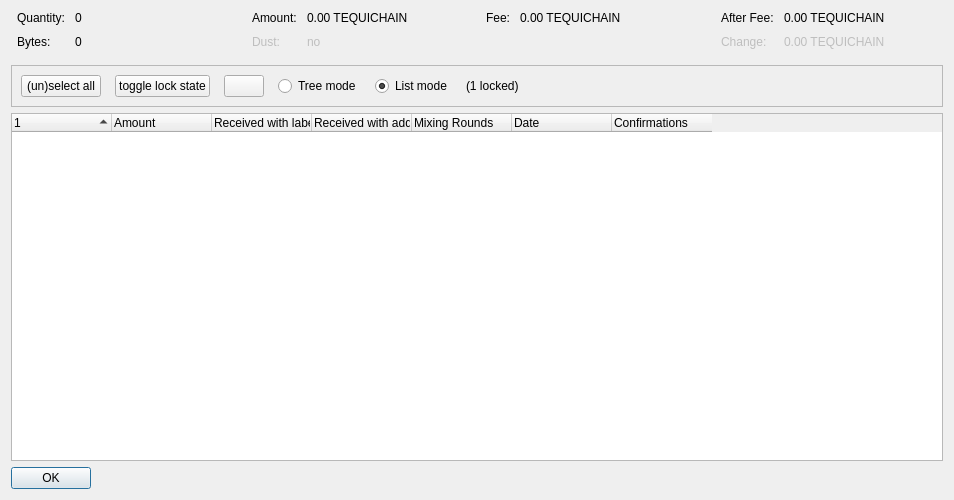
<?xml version="1.0" encoding="UTF-8"?>
<ui version="4.0">
 <class>CoinControlDialog</class>
 <widget class="QDialog" name="CoinControlDialog">
  <property name="geometry">
   <rect>
    <x>0</x>
    <y>0</y>
    <width>954</width>
    <height>500</height>
   </rect>
  </property>
  <property name="windowTitle">
   <string>Coin Selection</string>
  </property>
  <layout class="QVBoxLayout" name="verticalLayout">
   <item>
    <layout class="QHBoxLayout" name="horizontalLayoutTop" stretch="0,0,0,0">
     <property name="topMargin">
      <number>0</number>
     </property>
     <property name="bottomMargin">
      <number>10</number>
     </property>
     <item>
      <layout class="QFormLayout" name="formLayoutCoinControl1">
       <property name="horizontalSpacing">
        <number>10</number>
       </property>
       <property name="verticalSpacing">
        <number>10</number>
       </property>
       <property name="leftMargin">
        <number>6</number>
       </property>
       <property name="rightMargin">
        <number>6</number>
       </property>
       <item row="0" column="0">
        <widget class="QLabel" name="labelCoinControlQuantityText">
         <property name="text">
          <string>Quantity:</string>
         </property>
        </widget>
       </item>
       <item row="0" column="1">
        <widget class="QLabel" name="labelCoinControlQuantity">
         <property name="cursor">
          <cursorShape>IBeamCursor</cursorShape>
         </property>
         <property name="contextMenuPolicy">
          <enum>Qt::ActionsContextMenu</enum>
         </property>
         <property name="text">
          <string notr="true">0</string>
         </property>
         <property name="textInteractionFlags">
          <set>Qt::LinksAccessibleByMouse|Qt::TextSelectableByKeyboard|Qt::TextSelectableByMouse</set>
         </property>
        </widget>
       </item>
       <item row="1" column="0">
        <widget class="QLabel" name="labelCoinControlBytesText">
         <property name="text">
          <string>Bytes:</string>
         </property>
        </widget>
       </item>
       <item row="1" column="1">
        <widget class="QLabel" name="labelCoinControlBytes">
         <property name="cursor">
          <cursorShape>IBeamCursor</cursorShape>
         </property>
         <property name="contextMenuPolicy">
          <enum>Qt::ActionsContextMenu</enum>
         </property>
         <property name="text">
          <string notr="true">0</string>
         </property>
         <property name="textInteractionFlags">
          <set>Qt::LinksAccessibleByMouse|Qt::TextSelectableByKeyboard|Qt::TextSelectableByMouse</set>
         </property>
        </widget>
       </item>
      </layout>
     </item>
     <item>
      <layout class="QFormLayout" name="formLayoutCoinControl2">
       <property name="horizontalSpacing">
        <number>10</number>
       </property>
       <property name="verticalSpacing">
        <number>10</number>
       </property>
       <property name="leftMargin">
        <number>6</number>
       </property>
       <property name="rightMargin">
        <number>6</number>
       </property>
       <item row="0" column="0">
        <widget class="QLabel" name="labelCoinControlAmountText">
         <property name="text">
          <string>Amount:</string>
         </property>
        </widget>
       </item>
       <item row="0" column="1">
        <widget class="QLabel" name="labelCoinControlAmount">
         <property name="cursor">
          <cursorShape>IBeamCursor</cursorShape>
         </property>
         <property name="contextMenuPolicy">
          <enum>Qt::ActionsContextMenu</enum>
         </property>
         <property name="text">
          <string notr="true">0.00 TEQUICHAIN</string>
         </property>
         <property name="textInteractionFlags">
          <set>Qt::LinksAccessibleByMouse|Qt::TextSelectableByKeyboard|Qt::TextSelectableByMouse</set>
         </property>
        </widget>
       </item>
       <item row="1" column="0">
        <widget class="QLabel" name="labelCoinControlLowOutputText">
         <property name="enabled">
          <bool>false</bool>
         </property>
         <property name="text">
          <string>Dust:</string>
         </property>
        </widget>
       </item>
       <item row="1" column="1">
        <widget class="QLabel" name="labelCoinControlLowOutput">
         <property name="enabled">
          <bool>false</bool>
         </property>
         <property name="cursor">
          <cursorShape>IBeamCursor</cursorShape>
         </property>
         <property name="contextMenuPolicy">
          <enum>Qt::ActionsContextMenu</enum>
         </property>
         <property name="text">
          <string notr="true">no</string>
         </property>
         <property name="textInteractionFlags">
          <set>Qt::LinksAccessibleByMouse|Qt::TextSelectableByKeyboard|Qt::TextSelectableByMouse</set>
         </property>
        </widget>
       </item>
      </layout>
     </item>
     <item>
      <layout class="QFormLayout" name="formLayoutCoinControl3">
       <property name="horizontalSpacing">
        <number>10</number>
       </property>
       <property name="verticalSpacing">
        <number>10</number>
       </property>
       <property name="leftMargin">
        <number>6</number>
       </property>
       <property name="rightMargin">
        <number>6</number>
       </property>
       <item row="0" column="0">
        <widget class="QLabel" name="labelCoinControlFeeText">
         <property name="text">
          <string>Fee:</string>
         </property>
        </widget>
       </item>
       <item row="0" column="1">
        <widget class="QLabel" name="labelCoinControlFee">
         <property name="cursor">
          <cursorShape>IBeamCursor</cursorShape>
         </property>
         <property name="contextMenuPolicy">
          <enum>Qt::ActionsContextMenu</enum>
         </property>
         <property name="text">
          <string notr="true">0.00 TEQUICHAIN</string>
         </property>
         <property name="textInteractionFlags">
          <set>Qt::LinksAccessibleByMouse|Qt::TextSelectableByKeyboard|Qt::TextSelectableByMouse</set>
         </property>
        </widget>
       </item>
      </layout>
     </item>
     <item>
      <layout class="QFormLayout" name="formLayoutCoinControl4">
       <property name="horizontalSpacing">
        <number>10</number>
       </property>
       <property name="verticalSpacing">
        <number>10</number>
       </property>
       <property name="leftMargin">
        <number>6</number>
       </property>
       <property name="rightMargin">
        <number>6</number>
       </property>
       <item row="0" column="0">
        <widget class="QLabel" name="labelCoinControlAfterFeeText">
         <property name="text">
          <string>After Fee:</string>
         </property>
        </widget>
       </item>
       <item row="0" column="1">
        <widget class="QLabel" name="labelCoinControlAfterFee">
         <property name="cursor">
          <cursorShape>IBeamCursor</cursorShape>
         </property>
         <property name="contextMenuPolicy">
          <enum>Qt::ActionsContextMenu</enum>
         </property>
         <property name="text">
          <string notr="true">0.00 TEQUICHAIN</string>
         </property>
         <property name="textInteractionFlags">
          <set>Qt::LinksAccessibleByMouse|Qt::TextSelectableByKeyboard|Qt::TextSelectableByMouse</set>
         </property>
        </widget>
       </item>
       <item row="1" column="0">
        <widget class="QLabel" name="labelCoinControlChangeText">
         <property name="enabled">
          <bool>false</bool>
         </property>
         <property name="text">
          <string>Change:</string>
         </property>
        </widget>
       </item>
       <item row="1" column="1">
        <widget class="QLabel" name="labelCoinControlChange">
         <property name="enabled">
          <bool>false</bool>
         </property>
         <property name="cursor">
          <cursorShape>IBeamCursor</cursorShape>
         </property>
         <property name="contextMenuPolicy">
          <enum>Qt::ActionsContextMenu</enum>
         </property>
         <property name="text">
          <string notr="true">0.00 TEQUICHAIN</string>
         </property>
         <property name="textInteractionFlags">
          <set>Qt::LinksAccessibleByMouse|Qt::TextSelectableByKeyboard|Qt::TextSelectableByMouse</set>
         </property>
        </widget>
       </item>
      </layout>
     </item>
    </layout>
   </item>
   <item>
    <widget class="QFrame" name="frame">
     <property name="minimumSize">
      <size>
       <width>0</width>
       <height>40</height>
      </size>
     </property>
     <property name="frameShape">
      <enum>QFrame::StyledPanel</enum>
     </property>
     <property name="frameShadow">
      <enum>QFrame::Sunken</enum>
     </property>
     <layout class="QHBoxLayout" name="horizontalLayout">
      <item>
       <layout class="QHBoxLayout" name="horizontalLayoutPanel" stretch="0,0,0,0,0,0,0">
        <property name="spacing">
         <number>14</number>
        </property>
        <item>
         <widget class="QPushButton" name="pushButtonSelectAll">
          <property name="sizePolicy">
           <sizepolicy hsizetype="Maximum" vsizetype="Fixed">
            <horstretch>0</horstretch>
            <verstretch>0</verstretch>
           </sizepolicy>
          </property>
          <property name="text">
           <string>(un)select all</string>
          </property>
          <property name="autoDefault">
           <bool>false</bool>
          </property>
         </widget>
        </item>
        <item>
         <widget class="QPushButton" name="pushButtonToggleLock">
          <property name="sizePolicy">
           <sizepolicy hsizetype="Maximum" vsizetype="Fixed">
            <horstretch>0</horstretch>
            <verstretch>0</verstretch>
           </sizepolicy>
          </property>
          <property name="text">
           <string>toggle lock state</string>
          </property>
          <property name="autoDefault">
           <bool>false</bool>
          </property>
         </widget>
        </item>
        <item>
         <widget class="QPushButton" name="hideButton">
          <property name="sizePolicy">
           <sizepolicy hsizetype="Maximum" vsizetype="Fixed">
            <horstretch>0</horstretch>
            <verstretch>0</verstretch>
           </sizepolicy>
          </property>
          <property name="text">
           <string/>
          </property>
          <property name="autoDefault">
           <bool>false</bool>
          </property>
         </widget>
        </item>
        <item>
         <widget class="QRadioButton" name="radioTreeMode">
          <property name="sizePolicy">
           <sizepolicy hsizetype="Maximum" vsizetype="Fixed">
            <horstretch>0</horstretch>
            <verstretch>0</verstretch>
           </sizepolicy>
          </property>
          <property name="text">
           <string>Tree mode</string>
          </property>
         </widget>
        </item>
        <item>
         <widget class="QRadioButton" name="radioListMode">
          <property name="sizePolicy">
           <sizepolicy hsizetype="Maximum" vsizetype="Fixed">
            <horstretch>0</horstretch>
            <verstretch>0</verstretch>
           </sizepolicy>
          </property>
          <property name="text">
           <string>List mode</string>
          </property>
          <property name="checked">
           <bool>true</bool>
          </property>
         </widget>
        </item>
        <item>
         <widget class="QLabel" name="labelLocked">
          <property name="text">
           <string>(1 locked)</string>
          </property>
         </widget>
        </item>
        <item>
         <spacer name="horizontalSpacer">
          <property name="orientation">
           <enum>Qt::Horizontal</enum>
          </property>
          <property name="sizeHint" stdset="0">
           <size>
            <width>40</width>
            <height>20</height>
           </size>
          </property>
         </spacer>
        </item>
       </layout>
      </item>
     </layout>
    </widget>
   </item>
   <item>
    <widget class="CoinControlTreeWidget" name="treeWidget">
     <property name="contextMenuPolicy">
      <enum>Qt::CustomContextMenu</enum>
     </property>
     <property name="sortingEnabled">
      <bool>false</bool>
     </property>
     <property name="columnCount">
      <number>7</number>
     </property>
     <attribute name="headerShowSortIndicator" stdset="0">
      <bool>true</bool>
     </attribute>
     <attribute name="headerStretchLastSection">
      <bool>false</bool>
     </attribute>
     <column>
      <property name="text">
       <string/>
      </property>
     </column>
     <column>
      <property name="text">
       <string>Amount</string>
      </property>
     </column>
     <column>
      <property name="text">
       <string>Received with label</string>
      </property>
     </column>
     <column>
      <property name="text">
       <string>Received with address</string>
      </property>
     </column>
     <column>
      <property name="text">
       <string>Mixing Rounds</string>
      </property>
     </column>
     <column>
      <property name="text">
       <string>Date</string>
      </property>
     </column>
     <column>
      <property name="text">
       <string>Confirmations</string>
      </property>
      <property name="toolTip">
       <string>Confirmed</string>
      </property>
     </column>
    </widget>
   </item>
   <item>
    <widget class="QDialogButtonBox" name="buttonBox">
     <property name="sizePolicy">
      <sizepolicy hsizetype="Maximum" vsizetype="Fixed">
       <horstretch>0</horstretch>
       <verstretch>0</verstretch>
      </sizepolicy>
     </property>
     <property name="orientation">
      <enum>Qt::Horizontal</enum>
     </property>
     <property name="standardButtons">
      <set>QDialogButtonBox::Ok</set>
     </property>
    </widget>
   </item>
  </layout>
 </widget>
 <customwidgets>
  <customwidget>
   <class>CoinControlTreeWidget</class>
   <extends>QTreeWidget</extends>
   <header>qt/coincontroltreewidget.h</header>
  </customwidget>
 </customwidgets>
 <resources/>
 <connections/>
</ui>
